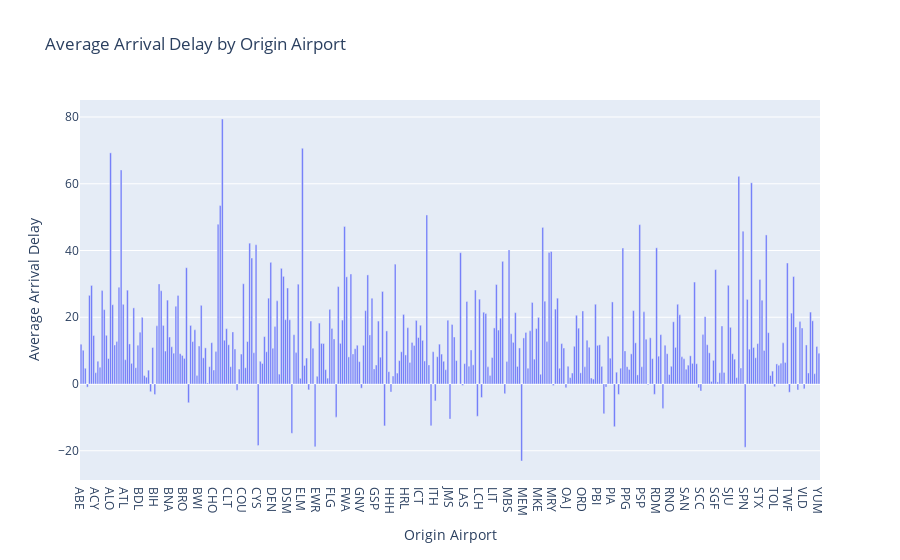

This figure's notebook cell:
### Code cell
avg_delay_by_origin = df.groupby('Origin')['ArrDelay'].mean().reset_index()

bar_plot = px.bar(avg_delay_by_origin, x='Origin', y='ArrDelay', title='Average Arrival Delay by Origin Airport')
bar_plot.update_layout(xaxis_title='Origin Airport', yaxis_title='Average Arrival Delay')

bar_plot.show()

### Figure 1 — Plotly figure (JSON) as saved in the notebook; plotly's stock layout.template omitted (floating-point values rounded to 4 significant figures; data arrays with more than 128 entries replaced by an {"elided": "..."} marker saying what was removed)
{"data": [{"hovertemplate": "Origin=%{x}<br>ArrDelay=%{y}<extra></extra>", "legendgroup": "", "marker": {"color": "#636efa", "pattern": {"shape": ""}}, "name": "", "orientation": "v", "showlegend": false, "textposition": "auto", "type": "bar", "x": {"elided": "351 str values"}, "xaxis": "x", "y": {"elided": "351 float values"}, "yaxis": "y"}], "layout": {"barmode": "relative", "legend": {"tracegroupgap": 0}, "title": {"text": "Average Arrival Delay by Origin Airport"}, "xaxis": {"anchor": "y", "domain": [0, 1], "title": {"text": "Origin Airport"}}, "yaxis": {"anchor": "x", "domain": [0, 1], "title": {"text": "Average Arrival Delay"}}}}
